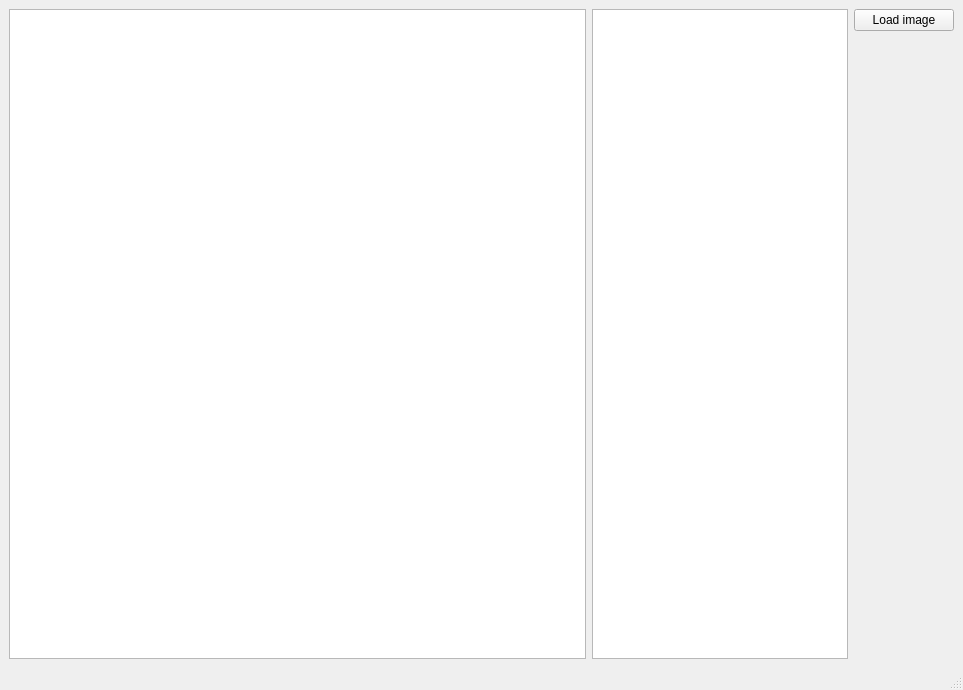
<?xml version="1.0" encoding="UTF-8"?>
<ui version="4.0">
 <class>MainWindow</class>
 <widget class="QMainWindow" name="MainWindow">
  <property name="geometry">
   <rect>
    <x>0</x>
    <y>0</y>
    <width>963</width>
    <height>690</height>
   </rect>
  </property>
  <property name="windowTitle">
   <string>MainWindow</string>
  </property>
  <widget class="QWidget" name="centralwidget">
   <layout class="QHBoxLayout" name="horizontalLayout" stretch="1,0,0">
    <item>
     <widget class="ImgRoiWidget" name="image_view"/>
    </item>
    <item>
     <widget class="QTableView" name="tableView"/>
    </item>
    <item>
     <layout class="QVBoxLayout" name="verticalLayout">
      <item>
       <widget class="QPushButton" name="btn_load_image">
        <property name="minimumSize">
         <size>
          <width>100</width>
          <height>0</height>
         </size>
        </property>
        <property name="text">
         <string>Load image</string>
        </property>
       </widget>
      </item>
      <item>
       <spacer name="verticalSpacer">
        <property name="orientation">
         <enum>Qt::Orientation::Vertical</enum>
        </property>
        <property name="sizeHint" stdset="0">
         <size>
          <width>20</width>
          <height>40</height>
         </size>
        </property>
       </spacer>
      </item>
     </layout>
    </item>
   </layout>
  </widget>
  <widget class="QMenuBar" name="menubar">
   <property name="geometry">
    <rect>
     <x>0</x>
     <y>0</y>
     <width>963</width>
     <height>21</height>
    </rect>
   </property>
  </widget>
  <widget class="QStatusBar" name="statusbar"/>
 </widget>
 <customwidgets>
  <customwidget>
   <class>ImgRoiWidget</class>
   <extends>QGraphicsView</extends>
   <header location="global">Widget/imgroiwidget.h</header>
  </customwidget>
 </customwidgets>
 <resources/>
 <connections/>
</ui>
